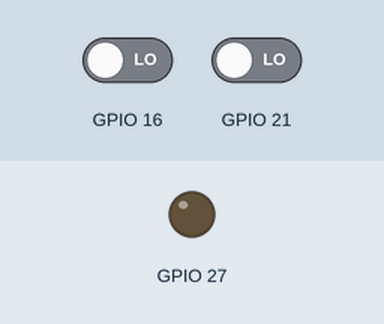
Bench run of a program on a simulated Raspberry Pi (BCM pin numbers). On the bench: output pins drawn as LEDs (lit = HIGH). Inputs (shaded band) come from the test bench; at power-on: GPIO 16 LOW, GPIO 21 LOW.

Above: at 5.0 s.
5.1 s: GPIO 16 driven HIGH
At 5.7 s:
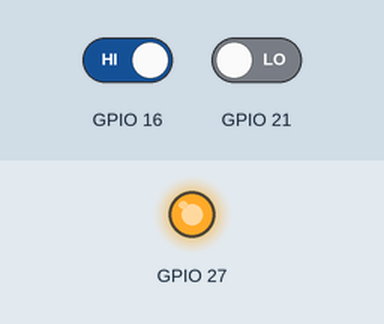
9.6 s: GPIO 16 driven LOW
At 10.4 s:
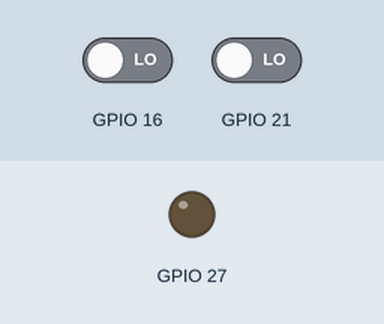
Timing chart, 0 to 12.6 s (numbered marks = the images above; inputs shaded):
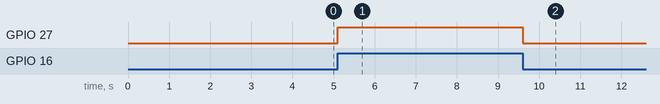

The program:

input16.py
```python
import RPi.GPIO as GPIO
import time
import os
import smtplib

GPIO.setmode(GPIO.BCM)
GPIO.setwarnings(False)
GPIO.setup(16, GPIO.IN)
GPIO.setup(21, GPIO.IN)
GPIO.setup(27, GPIO.OUT)
GPIO.output(27,0)

true = 1
leds=[5,17,22,23,24,27]
i=0
j=0
sender = 'gustavo.servelect@gmail.com'
receivers = ['rb_gustavo_fis@hotmail.com']
try:
	while(true):
	     GPIO.output(27, GPIO.input(16))
	     if (GPIO.input(21)==1):
		   j = j + 1
		   print "boton presionado", j
		   time.sleep(2)

except KeyboardInterrupt:
	GPIO.cleanup()
```

Measured:
- after the input at 5.1 s, GPIO 27: LOW → HIGH at once
- after the input at 9.6 s, GPIO 27: HIGH → LOW at once
